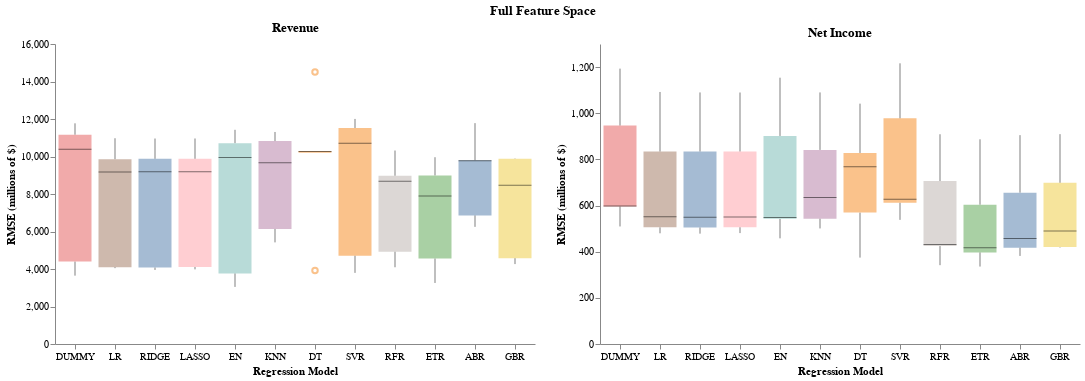

The cell this chart's notebook holds for it:
### Code cell
full_chart4 = (rev_chart4 | ear_chart4).properties(
    title=alt.TitleParams('Full Feature Space', anchor='middle'))
full_chart4.configure_view(stroke=None)

### Figure 1 — Vega-Lite specification as saved in the notebook (floating-point values rounded to 4 significant figures)
{"config": {"view": {"continuousWidth": 300, "continuousHeight": 300, "stroke": null}}, "hconcat": [{"data": {"name": "data-08b34bff9ee29a0a8a638c812646ac8b"}, "mark": {"type": "boxplot", "median": {"color": "black", "strokeWidth": 3}, "opacity": 0.5, "size": 33}, "encoding": {"color": {"field": "model", "legend": null, "type": "nominal"}, "x": {"axis": {"grid": false, "labelAngle": 0}, "field": "model", "sort": ["DUMMY", "LR", "RIDGE", "LASSO", "EN", "KNN", "DT", "SVR", "RFR", "ETR", "ABR", "GBR"], "title": "Regression Model", "type": "nominal"}, "y": {"axis": {"grid": false}, "field": "rmse", "title": "RMSE (millions of $)", "type": "quantitative"}}, "height": 300, "title": "Revenue", "width": 480}, {"data": {"name": "data-65bd26a8bf76046133983f143ba0a4ae"}, "mark": {"type": "boxplot", "median": {"color": "black", "strokeWidth": 3}, "opacity": 0.5, "size": 33}, "encoding": {"color": {"field": "model", "legend": null, "type": "nominal"}, "x": {"axis": {"grid": false, "labelAngle": 0}, "field": "model", "sort": ["DUMMY", "LR", "RIDGE", "LASSO", "EN", "KNN", "DT", "SVR", "RFR", "ETR", "ABR", "GBR"], "title": "Regression Model", "type": "nominal"}, "y": {"axis": {"grid": false}, "field": "rmse", "title": "RMSE (millions of $)", "type": "quantitative"}}, "height": 300, "title": "Net Income", "width": 480}], "title": {"text": "Full Feature Space", "anchor": "middle"}, "$schema": "https://vega.github.io/schema/vega-lite/v5.20.1.json", "datasets": {"data-08b34bff9ee29a0a8a638c812646ac8b": [{"model": "DUMMY", "rmse": 4396.0}, {"model": "DUMMY", "rmse": 11770.0}, {"model": "DUMMY", "rmse": 10390.0}, {"model": "DUMMY", "rmse": 11160.0}, {"model": "DUMMY", "rmse": 3645.0}, {"model": "LR", "rmse": 4100.0}, {"model": "LR", "rmse": 10970.0}, {"model": "LR", "rmse": 9169.0}, {"model": "LR", "rmse": 9858.0}, {"model": "LR", "rmse": 4045.0}, {"model": "RIDGE", "rmse": 4078.0}, {"model": "RIDGE", "rmse": 10960.0}, {"model": "RIDGE", "rmse": 9187.0}, {"model": "RIDGE", "rmse": 9878.0}, {"model": "RIDGE", "rmse": 3951.0}, {"model": "LASSO", "rmse": 4108.0}, {"model": "LASSO", "rmse": 10960.0}, {"model": "LASSO", "rmse": 9185.0}, {"model": "LASSO", "rmse": 9875.0}, {"model": "LASSO", "rmse": 3981.0}, {"model": "EN", "rmse": 3763.0}, {"model": "EN", "rmse": 11420.0}, {"model": "EN", "rmse": 9945.0}, {"model": "EN", "rmse": 10710.0}, {"model": "EN", "rmse": 3045.0}, {"model": "KNN", "rmse": 6137.0}, {"model": "KNN", "rmse": 11310.0}, {"model": "KNN", "rmse": 9667.0}, {"model": "KNN", "rmse": 10820.0}, {"model": "KNN", "rmse": 5420.0}, {"model": "DT", "rmse": 10190.0}, {"model": "DT", "rmse": 10290.0}, {"model": "DT", "rmse": 10270.0}, {"model": "DT", "rmse": 14500.0}, {"model": "DT", "rmse": 3923.0}, {"model": "SVR", "rmse": 4708.0}, {"model": "SVR", "rmse": 12000.0}, {"model": "SVR", "rmse": 10710.0}, {"model": "SVR", "rmse": 11520.0}, {"model": "SVR", "rmse": 3794.0}, {"model": "RFR", "rmse": 4924.0}, {"model": "RFR", "rmse": 10320.0}, {"model": "RFR", "rmse": 8676.0}, {"model": "RFR", "rmse": 8973.0}, {"model": "RFR", "rmse": 4093.0}, {"model": "ETR", "rmse": 3256.0}, {"model": "ETR", "rmse": 9962.0}, {"model": "ETR", "rmse": 7895.0}, {"model": "ETR", "rmse": 8991.0}, {"model": "ETR", "rmse": 4558.0}, {"model": "ABR", "rmse": 6859.0}, {"model": "ABR", "rmse": 11780.0}, {"model": "ABR", "rmse": 9802.0}, {"model": "ABR", "rmse": 9770.0}, {"model": "ABR", "rmse": 6248.0}, {"model": "GBR", "rmse": 4262.0}, {"model": "GBR", "rmse": 9895.0}, {"model": "GBR", "rmse": 8460.0}, {"model": "GBR", "rmse": 9877.0}, {"model": "GBR", "rmse": 4578.0}], "data-65bd26a8bf76046133983f143ba0a4ae": [{"model": "DUMMY", "rmse": 509.3}, {"model": "DUMMY", "rmse": 595.9}, {"model": "DUMMY", "rmse": 1193.0}, {"model": "DUMMY", "rmse": 946.6}, {"model": "DUMMY", "rmse": 598.4}, {"model": "LR", "rmse": 479.7}, {"model": "LR", "rmse": 551.9}, {"model": "LR", "rmse": 1092.0}, {"model": "LR", "rmse": 834.1}, {"model": "LR", "rmse": 505.4}, {"model": "RIDGE", "rmse": 478.2}, {"model": "RIDGE", "rmse": 549.0}, {"model": "RIDGE", "rmse": 1090.0}, {"model": "RIDGE", "rmse": 834.1}, {"model": "RIDGE", "rmse": 504.9}, {"model": "LASSO", "rmse": 480.6}, {"model": "LASSO", "rmse": 550.4}, {"model": "LASSO", "rmse": 1090.0}, {"model": "LASSO", "rmse": 833.9}, {"model": "LASSO", "rmse": 505.9}, {"model": "EN", "rmse": 457.9}, {"model": "EN", "rmse": 548.0}, {"model": "EN", "rmse": 1154.0}, {"model": "EN", "rmse": 901.5}, {"model": "EN", "rmse": 542.2}, {"model": "KNN", "rmse": 500.8}, {"model": "KNN", "rmse": 634.9}, {"model": "KNN", "rmse": 1090.0}, {"model": "KNN", "rmse": 841.0}, {"model": "KNN", "rmse": 543.0}, {"model": "DT", "rmse": 767.8}, {"model": "DT", "rmse": 374.4}, {"model": "DT", "rmse": 1041.0}, {"model": "DT", "rmse": 827.9}, {"model": "DT", "rmse": 569.3}, {"model": "SVR", "rmse": 538.0}, {"model": "SVR", "rmse": 612.1}, {"model": "SVR", "rmse": 1216.0}, {"model": "SVR", "rmse": 977.9}, {"model": "SVR", "rmse": 627.4}, {"model": "RFR", "rmse": 431.1}, {"model": "RFR", "rmse": 341.5}, {"model": "RFR", "rmse": 908.9}, {"model": "RFR", "rmse": 706.2}, {"model": "RFR", "rmse": 424.4}, {"model": "ETR", "rmse": 396.8}, {"model": "ETR", "rmse": 335.6}, {"model": "ETR", "rmse": 887.0}, {"model": "ETR", "rmse": 603.7}, {"model": "ETR", "rmse": 417.3}, {"model": "ABR", "rmse": 381.6}, {"model": "ABR", "rmse": 417.2}, {"model": "ABR", "rmse": 905.0}, {"model": "ABR", "rmse": 655.8}, {"model": "ABR", "rmse": 456.9}, {"model": "GBR", "rmse": 489.5}, {"model": "GBR", "rmse": 420.1}, {"model": "GBR", "rmse": 909.3}, {"model": "GBR", "rmse": 698.4}, {"model": "GBR", "rmse": 418.1}]}}
